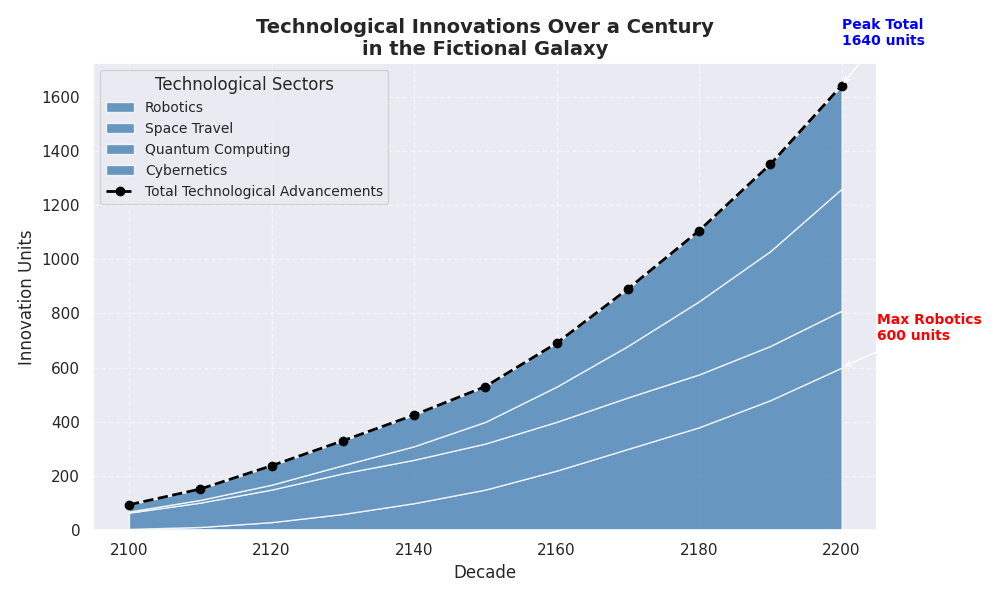

The Python source for this figure:
import numpy as np
import matplotlib.pyplot as plt

decades = np.arange(2100, 2210, 10)

robotics = [5, 12, 30, 60, 100, 150, 220, 300, 380, 480, 600]
space_travel = [60, 90, 120, 150, 160, 170, 180, 190, 195, 200, 210]
quantum_computing = [4, 10, 18, 30, 50, 80, 130, 190, 270, 350, 450]
cybernetics = [25, 40, 70, 90, 115, 130, 160, 210, 260, 320, 380]

data = np.array([robotics, space_travel, quantum_computing, cybernetics])

total_innovations = np.sum(data, axis=0)

fig, ax = plt.subplots(figsize=(10, 6))

# Apply a single consistent color '#4682B4'
ax.stackplot(decades, data, labels=['Robotics', 'Space Travel', 'Quantum Computing', 'Cybernetics'],
             colors=['#4682B4']*len(data), alpha=0.8)
ax.plot(decades, total_innovations, label='Total Technological Advancements',
        color='black', linestyle='--', marker='o', linewidth=2)

ax.set_title('Technological Innovations Over a Century\nin the Fictional Galaxy', fontsize=14, fontweight='bold')
ax.set_xlabel('Decade', fontsize=12)
ax.set_ylabel('Innovation Units', fontsize=12)
ax.legend(loc='upper left', title='Technological Sectors', fontsize=10, title_fontsize=12)
ax.grid(True, linestyle='--', alpha=0.5)

max_robotics_decade = np.argmax(robotics) * 10 + 2100
max_robotics_value = max(robotics)
ax.annotate(f'Max Robotics\n{max_robotics_value} units',
            xy=(max_robotics_decade, max_robotics_value),
            xytext=(max_robotics_decade + 5, max_robotics_value + 100),
            arrowprops=dict(facecolor='red', arrowstyle='->'),
            fontsize=10, color='red', fontweight='bold')

max_total_decade = np.argmax(total_innovations) * 10 + 2100
max_total_value = max(total_innovations)
ax.annotate(f'Peak Total\n{max_total_value} units',
            xy=(max_total_decade, max_total_value),
            xytext=(max_total_decade, max_total_value + 150),
            arrowprops=dict(facecolor='blue', arrowstyle='->'),
            fontsize=10, color='blue', fontweight='bold')

plt.tight_layout()
plt.show()
